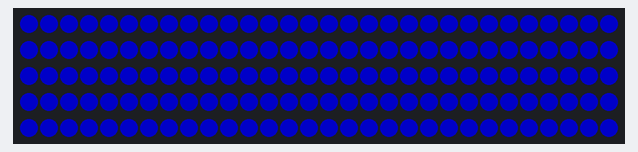
This sketch was run on a simulated Arduino Uno, built with avr-gcc and run on an emulated ATmega328P. Shown: 150 RGB LEDs in strip order, left to right, continuing on the next row. Dim RGB values are drawn brighter than linear.

Above: at 2.8 s.

The sketch:

sketch_dec28a.ino
```cpp
#include <FastLED.h>

CRGB leds[150];

void setup()
{
  FastLED.addLeds<WS2812, 7, GRB>(leds, 150);
}

void loop()
{
  for(int i = 0; i < 150; i++)
  {
    leds[i] = CRGB(100, 0, 0);
    FastLED.show();
  }

  for(int i = 0; i < 150; i++)
  {
    leds[i] = CRGB(0, 100, 0);
    FastLED.show();
  }

  for(int i = 0; i < 150; i++)
  {
    leds[i] = CRGB(0, 0, 100);
    FastLED.show();
  }
}
```
